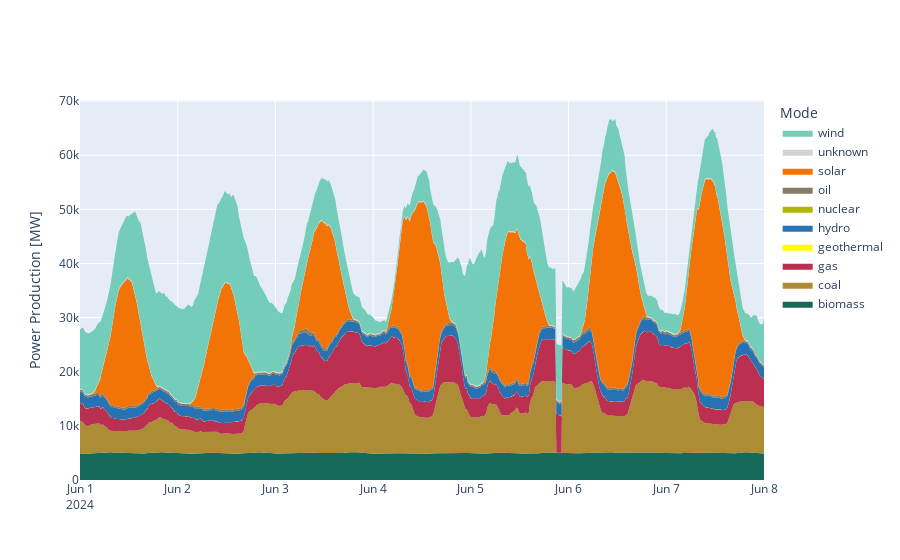

The cell this chart's notebook holds for it:
### Code cell
fig = go.Figure()
for mode in PowerBreakdown.get_production_modes():
    fig.add_trace(
        go.Scatter(
            x=df.index,
            y=df[mode],
            mode="lines",
            name=mode,
            stackgroup="one",
            fillcolor=MODE_COLORS[mode],
            line={"width": 0},
        )
    )

fig.update_layout(yaxis_title="Power Production [MW]", legend_title="Mode")
fig.show()

### Figure 1 — Plotly figure (JSON) as saved in the notebook; plotly's stock layout.template omitted (floating-point values rounded to 4 significant figures; data arrays with more than 128 entries replaced by an {"elided": "..."} marker saying what was removed)
{"data": [{"fillcolor": "#166a57", "line": {"width": 0}, "mode": "lines", "name": "biomass", "stackgroup": "one", "type": "scatter", "x": {"elided": "673 str values"}, "y": {"elided": "673 int values"}}, {"fillcolor": "#ac8c35", "line": {"width": 0}, "mode": "lines", "name": "coal", "stackgroup": "one", "type": "scatter", "x": {"elided": "673 str values"}, "y": {"elided": "673 int values"}}, {"fillcolor": "#bb2f51", "line": {"width": 0}, "mode": "lines", "name": "gas", "stackgroup": "one", "type": "scatter", "x": {"elided": "673 str values"}, "y": {"elided": "673 int values"}}, {"fillcolor": "yellow", "line": {"width": 0}, "mode": "lines", "name": "geothermal", "stackgroup": "one", "type": "scatter", "x": {"elided": "673 str values"}, "y": {"elided": "673 int values"}}, {"fillcolor": "#2772b2", "line": {"width": 0}, "mode": "lines", "name": "hydro", "stackgroup": "one", "type": "scatter", "x": {"elided": "673 str values"}, "y": {"elided": "673 int values"}}, {"fillcolor": "#AEB800", "line": {"width": 0}, "mode": "lines", "name": "nuclear", "stackgroup": "one", "type": "scatter", "x": {"elided": "673 str values"}, "y": {"elided": "673 null values"}}, {"fillcolor": "#867d66", "line": {"width": 0}, "mode": "lines", "name": "oil", "stackgroup": "one", "type": "scatter", "x": {"elided": "673 str values"}, "y": {"elided": "673 int values"}}, {"fillcolor": "#f27406", "line": {"width": 0}, "mode": "lines", "name": "solar", "stackgroup": "one", "type": "scatter", "x": {"elided": "673 str values"}, "y": {"elided": "673 int values"}}, {"fillcolor": "lightgray", "line": {"width": 0}, "mode": "lines", "name": "unknown", "stackgroup": "one", "type": "scatter", "x": {"elided": "673 str values"}, "y": {"elided": "673 int values"}}, {"fillcolor": "#74cdb9", "line": {"width": 0}, "mode": "lines", "name": "wind", "stackgroup": "one", "type": "scatter", "x": {"elided": "673 str values"}, "y": {"elided": "673 int values"}}], "layout": {"legend": {"title": {"text": "Mode"}}, "yaxis": {"title": {"text": "Power Production [MW]"}}}}
